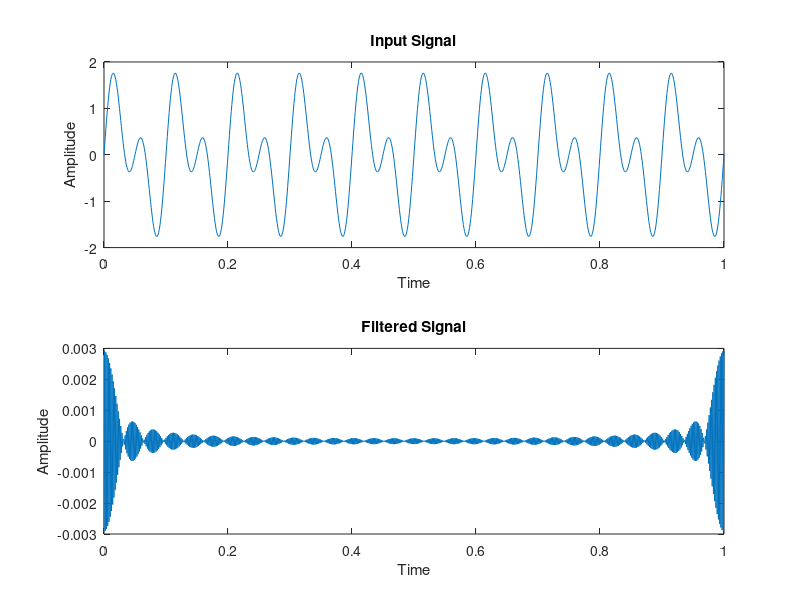

Reproduce this figure in MATLAB.
                 % This code is contributed by Miss Chatgpt and Mohitha......

% Define the input signal
t = linspace(0, 1, 1000); % Time vector
x = sin(2*pi*10*t) + sin(2*pi*20*t); % Example signal (sum of two sinusoids)

% Length of the input signal
N = length(x);

% Compute the Fourier Transform
X_real = zeros(1, N);
X_imag = zeros(1, N);

for k = 1:N
    for n = 1:N
        X_real(k) = X_real(k) + x(n) * cos(2*pi*(k-1)*(n-1)/N);
        X_imag(k) = X_imag(k) - x(n) * sin(2*pi*(k-1)*(n-1)/N);
    end
end

% Frequency vector
fs = 1 / (t(2) - t(1)); % Sampling frequency
f = (-fs/2:fs/N:fs/2-fs/N); % Frequency range

% Apply signal processing (e.g., filtering)
% Example: Apply a low-pass filter by setting high-frequency components to zero
cutoff_frequency = 15; % Adjust the cutoff frequency as desired

for k = 1:N
    if abs(f(k)) > cutoff_frequency
        X_real(k) = 0;
        X_imag(k) = 0;
    end
end

% Compute the inverse Fourier Transform
y = zeros(1, N); % y = zeros(1, N); initializes an array y of zeros with a length of N. 
%  This array will store the samples of the filtered signal in the time domain.

for n = 1:N % iterates over each time sample 
    for k = 1:N %iterates over each frequency sample 
        y(n) = y(n) + (X_real(k) * cos(2*pi*(k-1)*(n-1)/N) - X_imag(k) * sin(2*pi*(k-1)*(n-1)/N));
    end
    y(n) = y(n) / N;
end

% Plotting
figure;
subplot(2, 1, 1);
plot(t, x);
title('Input Signal');
xlabel('Time');
ylabel('Amplitude');
subplot(2, 1, 2);
plot(t, y);
title('Filtered Signal');
xlabel('Time');
ylabel('Amplitude');
